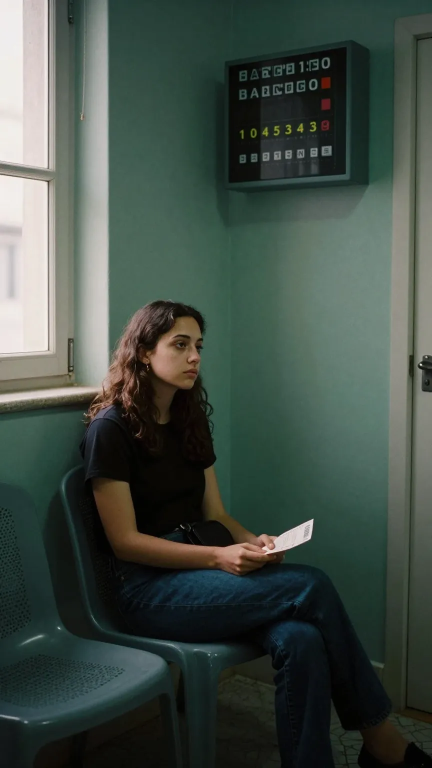
#> input picture apps/renderer/hand-carousels/img/aima.webp, 864 x 1536 px (shown at 1/2 size)
$ python cutout.py ../../apps/renderer/hand-carousels/img/aima.webp ../../apps/renderer/hand-carousels/img/calendar.webp 1.0
#> lines starting #> are read from the running program, lines starting #| are printed output that depends on the picture
#!/usr/bin/env python3
"""cutout.py in.(webp|png) out.png — make a flat cream background transparent.
Flood-fills from the image border over pixels close to the border colour, so cream inside the character
(a polo shirt, a page) stays. Edge pixels get a soft alpha. Needs only PIL + numpy."""
import sys, os
from collections import deque
import numpy as np
from PIL import Image, ImageFilter

src, dst = sys.argv[1], sys.argv[2]   # dst may be .png or .webp (lossless)
tol = float(sys.argv[3]) if len(sys.argv) > 3 else 46
im = Image.open(src).convert("RGB")
#> im is the input picture: PIL image 864x1536 RGB; mean R, G, B 65.3, 77.2, 69.4
a = np.asarray(im).astype(np.float32)
h, w, _ = a.shape
#> h = 1536; w = 864
bg = np.median(np.concatenate([a[0, :], a[-1, :], a[:, 0], a[:, -1]]), axis=0)
#> bg = [41, 63, 56]
dist = np.sqrt(((a - bg) ** 2).sum(axis=2))
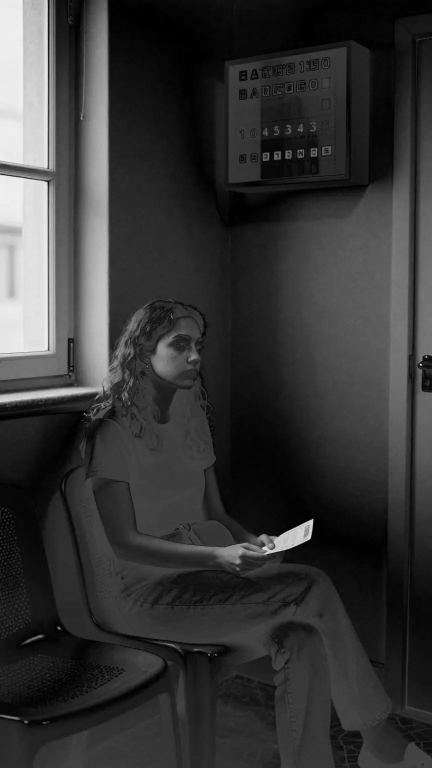
#> dist: shape (1536, 864) float32 (shown at 1/2 size); min 1, max 343, mean 73.3; drawn with min black and max white
# TOLHEAD=14 HEADROWS=.55: the head area gets a much stricter tolerance, so pale faces and white beards (close to the cream
# background) are not flooded away; the rest of the image keeps the normal tolerance (it also removes the floor shadow).
tolmap = np.full(h, tol, dtype=np.float32)
#> tolmap = 1536 values from 1 to 1
if os.environ.get("TOLHEAD"): tolmap[:int(h * float(os.environ.get("HEADROWS", .55)))] = float(os.environ["TOLHEAD"])
near = dist < tolmap[:, None]
#> near: shape (1536, 864) bool; every value is 0
seen = np.zeros((h, w), bool)
dq = deque()
for x in range(w):
    for y in (0, h - 1):
        if near[y, x] and not seen[y, x]: seen[y, x] = True; dq.append((y, x))
for y in range(h):
    for x in (0, w - 1):
        if near[y, x] and not seen[y, x]: seen[y, x] = True; dq.append((y, x))
while dq:
    y, x = dq.popleft()
    for dy, dx in ((1, 0), (-1, 0), (0, 1), (0, -1)):
        ny, nx = y + dy, x + dx
        if 0 <= ny < h and 0 <= nx < w and near[ny, nx] and not seen[ny, nx]:
            seen[ny, nx] = True; dq.append((ny, nx))
alpha = np.where(seen, 0.0, 255.0)
# soften: pixels next to the removed area fade with their distance from the background colour
edge = np.asarray(Image.fromarray(seen.astype(np.uint8) * 255).filter(ImageFilter.MaxFilter(5))) > 0
soft = np.clip((dist - tolmap[:, None] * .55) / (tolmap[:, None] * .9), 0, 1) * 255
alpha = np.where(edge & ~seen, np.minimum(alpha + 255, soft + 40).clip(0, 255), alpha)
#> alpha: shape (1536, 864) float64; every value is 255
alpha = np.asarray(Image.fromarray(alpha.astype(np.uint8)).filter(ImageFilter.GaussianBlur(.8)))
#> alpha: shape (1536, 864); every value is 255
alpha = np.where(seen, 0, alpha)
# FILLROWS=0.5: a near-cream feature (a white beard) can be flooded away together with the background. In the top part of the
# image, treat everything between the outermost solid pixels of each row as the character.
fr = os.environ.get("FILLROWS")
if fr:
    # Work on the character's main body only: open the mask (drops thin strands and detached marks such as burst lines or a "?"),
    # keep the piece connected to the coat, and fill every row of the head area between that body's outer edges.
    solid = alpha > 128
    m = Image.fromarray((solid * 255).astype(np.uint8)).filter(ImageFilter.MinFilter(11)).filter(ImageFilter.MaxFilter(11))
    op = np.asarray(m) > 0
    body = np.zeros((h, w), bool)                                    # every big piece (head, ears, coat), not just the one joined to the coat
    seen2 = np.zeros((h, w), bool)
    for y0 in range(h):
        for x0 in np.flatnonzero(op[y0] & ~seen2[y0]):
            if seen2[y0, x0]: continue
            comp = [(y0, x0)]; seen2[y0, x0] = True; i = 0
            while i < len(comp):
                y, x = comp[i]; i += 1
                for dy, dx in ((1, 0), (-1, 0), (0, 1), (0, -1)):
                    ny, nx = y + dy, x + dx
                    if 0 <= ny < h and 0 <= nx < w and op[ny, nx] and not seen2[ny, nx]:
                        seen2[ny, nx] = True; comp.append((ny, nx))
            if len(comp) >= 700:
                for y, x in comp: body[y, x] = True
    for y in range(int(h * float(fr))):
        xs = np.flatnonzero(body[y])
        if len(xs) > 1: alpha[y, xs[0]:xs[-1] + 1] = 255

# holes: transparent regions not connected to the image border (flood the outside over alpha<128, everything else in there is solid)
outside = np.zeros((h, w), bool); dq2 = deque()
for x in range(w):
    for y in (0, h - 1):
        if alpha[y, x] < 128 and not outside[y, x]: outside[y, x] = True; dq2.append((y, x))
for y in range(h):
    for x in (0, w - 1):
        if alpha[y, x] < 128 and not outside[y, x]: outside[y, x] = True; dq2.append((y, x))
while dq2:
    y, x = dq2.popleft()
    for dy, dx in ((1, 0), (-1, 0), (0, 1), (0, -1)):
        ny, nx = y + dy, x + dx
        if 0 <= ny < h and 0 <= nx < w and alpha[ny, nx] < 128 and not outside[ny, nx]:
            outside[ny, nx] = True; dq2.append((ny, nx))
alpha = np.where(outside, alpha, 255)
out = Image.fromarray(np.dstack([a.astype(np.uint8), alpha.astype(np.uint8)]), "RGBA")
bbox = out.getchannel("A").point(lambda v: 255 if v > 8 else 0).getbbox()
#> bbox = (0, 0, 864, 1536)
import os
res = out if os.environ.get("NOCROP") else out.crop(bbox)
res.save(dst, lossless=True, method=6) if dst.endswith(".webp") else res.save(dst)
print(dst, out.size, "bg", bg.astype(int).tolist())
#| ../../apps/renderer/hand-carousels/img/calendar.webp (864, 1536) bg [41, 63, 56]

$ run again, on apps/renderer/hand-carousels/img/iva.webp
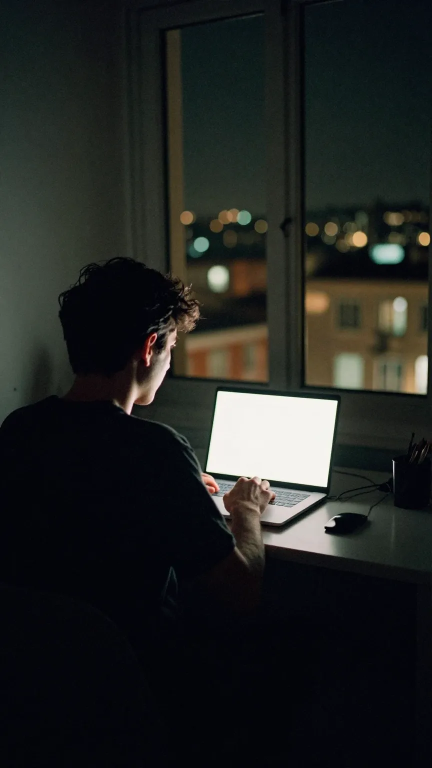
#> input picture apps/renderer/hand-carousels/img/iva.webp, 864 x 1536 px (shown at 1/2 size)
#> im is the input picture: PIL image 864x1536 RGB; mean R, G, B 34.3, 36.8, 34.7
#> bg = [10, 14, 19]
#> `dist = np.sqrt(((a - bg) ** 2).sum(axis=2))`:
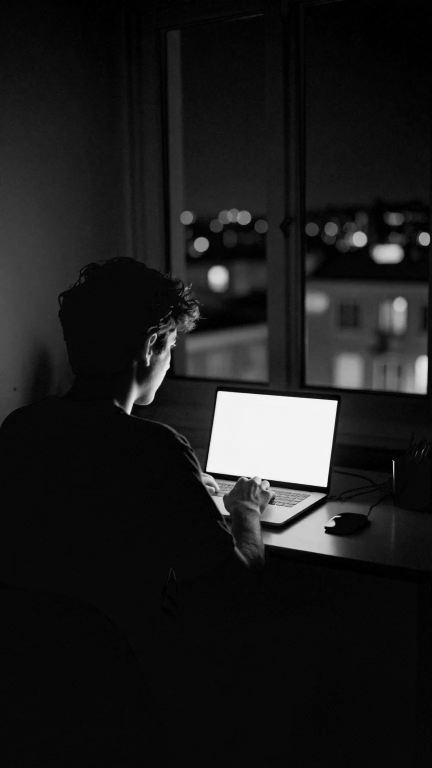
#> dist: shape (1536, 864) float32 (shown at 1/2 size); min 1, max 413.5, mean 48.5; drawn with min black and max white
#> near: shape (1536, 864) bool; every value is 0
#> bbox = (0, 0, 864, 1536)
#| ../../apps/renderer/hand-carousels/img/iva.webp (864, 1536) bg [10, 14, 19]
